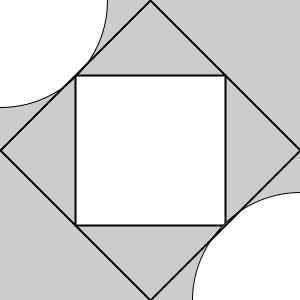
Frame 1 (no input)
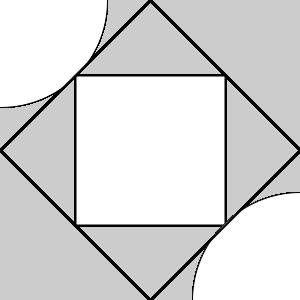
Frame 60 (the mouse pressed at the canvas centre just before this capture)
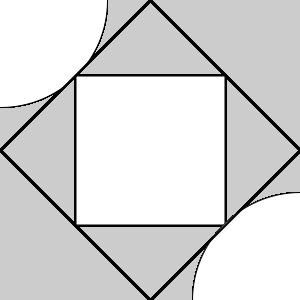
Frame 120 (the mouse held since frame 60 and released just before this capture)

The Processing sketch that drew these frames (run headless with seeded random() and noise(); from frame 60 on, the mouse is pressed at the canvas centre):

// Processing sketch: ejercicio01
// ── ejercicio01.pde
// ***********************************************
// * Alumno: Joaquin Romera                      *
// * Legajo: 24169                               *
// * Ejercicio Nro: 01                           *
// * Asignatura: Taller de Integración de tecno..*
// * Carrera: Musica y Tecnologia                *
// * Institución: UNQ                            *
// * Año: 2018                                   *
// ***********************************************

void setup(){
  size(300,300);
  noCursor();
  smooth();
}

void draw(){
  // cuadrado central
  strokeWeight(2);
  rect(75,75,150,150);
  
  // circulos en esquinas
  strokeWeight(1);
  ellipse(0,0,215,215);
  ellipse(300,300,215,215);
  
  // dibujo rombo en el medio
  strokeWeight(2);
  strokeCap(ROUND);
  line(0,150,150,0);
  line(0,150,150,300);
  line(150,0,300,150);
  line(150,300,300,150);
}
